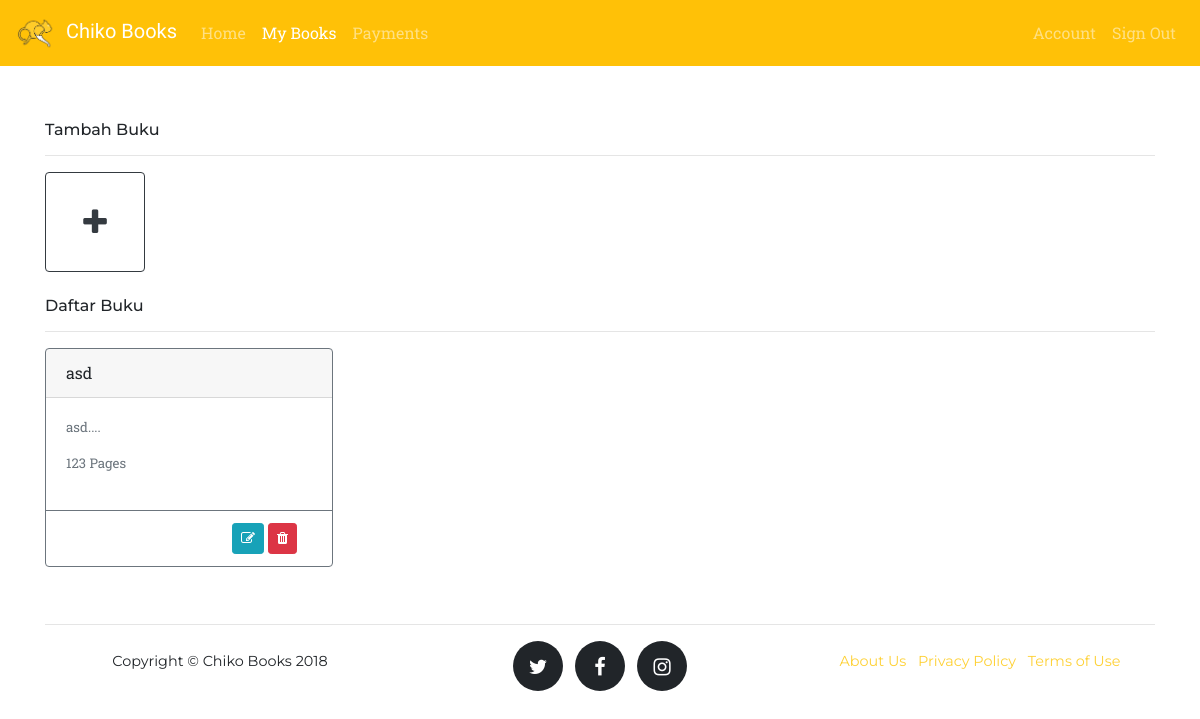
Page /pelanggan/books.php (signed in) on the earlier database version.
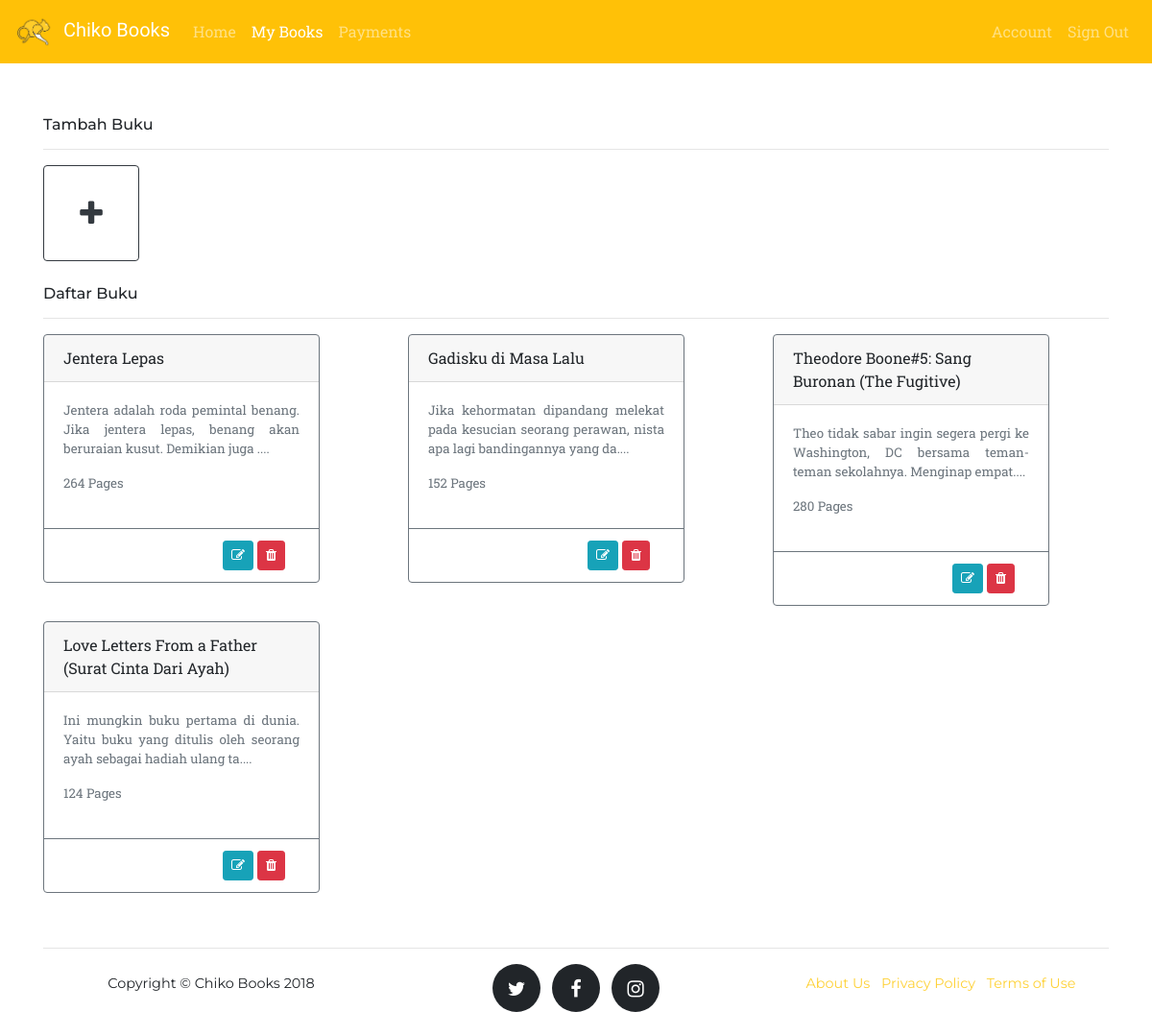
Same page on the later database version.
### tables this page shows
CREATE TABLE IF NOT EXISTS `buku` (
  `id_buku` int(11) NOT NULL AUTO_INCREMENT,
  `id_pelanggan` int(11) NOT NULL,
  `judul` varchar(50) NOT NULL,
  `sinopsis` text NOT NULL,
  `jum_hal` int(11) NOT NULL,
  `file_buku` text NOT NULL,
  `file_sampul` text,
  PRIMARY KEY (`id_buku`),
  KEY `id_pelanggan` (`id_pelanggan`)
);

### config.php (called while the page is built, shortened)
<?php
  function path($path){
    return 'http://localhost/chikobooks' . $path;
  }
?>

### pelanggan/books.php (the view, shortened to what this page needs)
<?php
  include "../config.php";
?>
<!DOCTYPE html>
<html lang="en">
  <head>
    <?php include "../cdn.php"; ?>
    <link href="<?php echo path("/assets/css/primary.css"); ?>" rel="stylesheet">
    <link href="<?php echo path("/assets/css/footer.css"); ?>" rel="stylesheet">
    <link href="assets/css/navbar.css" rel="stylesheet">
    <link href="assets/css/books.css" rel="stylesheet">
  </head>
  <body>
    <?php include "navbar.php"; ?>
    <div class="container">
      <div class="row">
        <div class="col-12">
          <h6>Tambah Buku</h6>
          <hr>
          <button type="button" class="btn btn-outline-dark tambah" data-toggle="modal" data-target="#modal-create">
            <i class="fa fa-plus"></i>
          </button>
        </div>
      </div>
      <br>
      <div class="row">
        <div class="col-12">
          <h6>Daftar Buku</h6>
          <hr>
        </div>
        <?php
          $line = "SELECT * FROM buku WHERE id_pelanggan=" . $_SESSION['login_pelanggan'];
          $query = mysqli_query($conn, $line);
          while ($buku = mysqli_fetch_array($query, MYSQLI_ASSOC)):
        ?>
        <div class="col-md-4 col-sm-12">
          <div class="card border-secondary mb-3" style="max-width: 18rem;">
            <div data-toggle="modal" data-target="#modal-detail<?php echo $buku['id_buku']; ?>">
              <div class="card-header"><?php echo $buku['judul']; ?></div>
              <div class="card-body text-secondary">
                <p class="card-text text-justify"><?php echo substr($buku['sinopsis'], 0, 100); ?>....</p>
                <p><?php echo $buku['jum_hal']; ?> Pages</p>
              </div>
            </div>
            <div class="card-footer bg-transparent border-secondary">
              <?php
                $cek = false;
              ?>
              <div class="col text-right">
                <?php if (!$cek): ?>
                <a href="#" class="btn btn-sm btn-info" data-toggle="modal" data-target="#modal-edit<?php echo $buku['id_buku']; ?>">
                  <i class="fa fa-edit act"></i>
                </a>
                <a onclick="del('<?php echo $buku['id_buku']; ?>');" class="btn btn-sm btn-danger">
                  <i class="fa fa-trash act"></i>
                </a>
                <?php endif; ?>
              </div>
            </div>
          </div>
        </div>
        <?php
          endwhile;
        ?>
      </div>
    </div>
    <?php include "../footer.php"; ?>
  </body>
</html>

Differences in the rows shown:
changed buku: judul "asd" → "Jentera Lepas"; sinopsis "asd" → "Jentera adalah roda pemintal benang. Jika jentera lepas, benang akan beruraian kusut. Demikian juga"; jum_hal "123" → "264"
added buku: judul "Gadisku di Masa Lalu", sinopsis "Jika kehormatan dipandang melekat pada kesucian seorang perawan, nista apa lagi bandingannya yang da", jum_hal "152"
added buku: judul "Theodore Boone#5: Sang Buronan (The Fugitive)", sinopsis "Theo tidak sabar ingin segera pergi ke Washington, DC bersama teman-teman sekolahnya. Menginap empat", jum_hal "280"
added buku: judul "Love Letters From a Father (Surat Cinta Dari Ayah)", sinopsis "Ini mungkin buku pertama di dunia. Yaitu buku yang ditulis oleh seorang ayah sebagai hadiah ulang ta", jum_hal "124"
